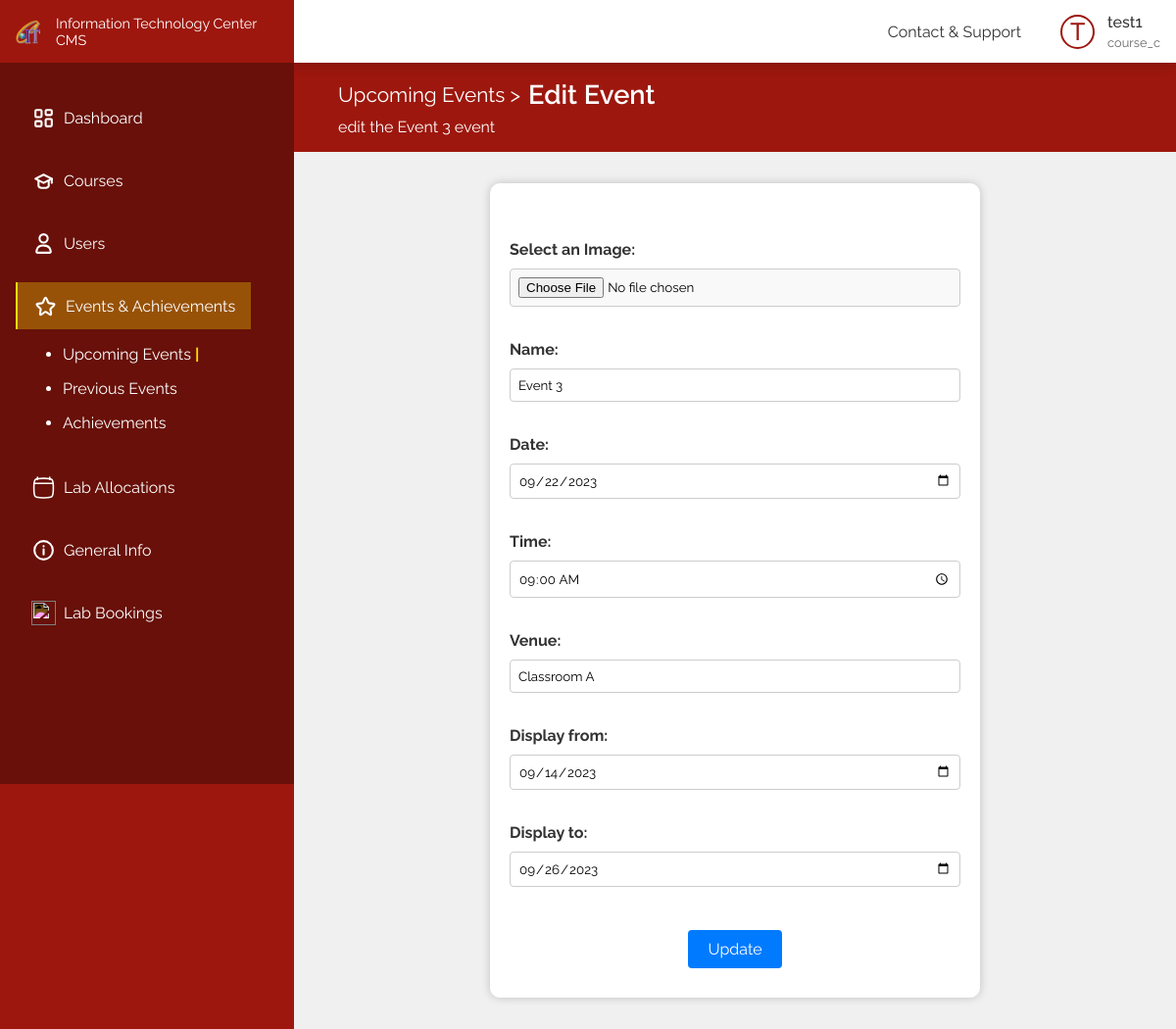
The app's page /pages/upcoming/edit.php?edit_id=3 (signed in) with its own data.
### tables this page shows
CREATE TABLE
    IF NOT EXISTS `user` (
        `u_id` int(10) UNSIGNED NOT NULL AUTO_INCREMENT,
        `user_name` varchar(50) NOT NULL,
        `email` varchar(100) NOT NULL,
        `password` varchar(255) NOT NULL,
        `contact` varchar(20) NOT NULL,
        `clearense` varchar(20) NOT NULL,
        PRIMARY KEY (`u_id`)
    );

CREATE TABLE
    IF NOT EXISTS `upcoming_event` (
        `e_id` int(11) NOT NULL AUTO_INCREMENT,
        `e_name` varchar(100) DEFAULT NULL,
        `e_date` date DEFAULT NULL,
        `e_time` time DEFAULT NULL,
        `e_venue` varchar(100) DEFAULT NULL,
        `e_img` varchar(1000) NOT NULL,
        `display_from` date NOT NULL,
        `display_to` date NOT NULL,
        `added_by` int(11) NOT NULL COMMENT 'f_key -userId',
        `published` tinyint(4) DEFAULT 0,
        PRIMARY KEY (`e_id`),
        KEY `fk_admin_id` (`added_by`)
    );

### backend/functions/upcomingevents.php (called while the page is built, shortened)
<?php
include_once $_SERVER['DOCUMENT_ROOT'] . "/config.php";
function getUpcomingEventById(int $eventId)
{
    global $conn;
    $sql = "SELECT * FROM  upcoming_event WHERE e_id= $eventId";
    $res = mysqli_query($conn, $sql);
    $result = array();
    if (mysqli_num_rows($res) > 0) {
        $row = mysqli_fetch_assoc($res);
        $result = $row;
    } else {
        $result = array('error' => mysqli_error($conn));
    }
    return $result;
}

### pages/upcoming/edit.php (the view, shortened to what this page needs)
<?php
include_once $_SERVER['DOCUMENT_ROOT'] . "/config.php";
include_once $_SERVER['DOCUMENT_ROOT'] . "/backend/functions/upcomingevents.php";
if ($_SERVER["REQUEST_METHOD"] == "GET") {
    $event_id = $_GET["edit_id"];
    $row = getUpcomingEventById($event_id);
    $event_name = $row['e_name'];
    $event_date = $row['e_date'];
    $event_time = $row['e_time'];
    $event_venue = $row['e_venue'];
    $event_display_from = $row['display_from'];
    $event_display_to = $row['display_to'];
}
?>
<!DOCTYPE html>
<html>
<head>
    <link rel="stylesheet" href="/css/addnewevent.css">
</head>
<body>
    <div class="flex-box">
        <div class="left">
            <?php
            include_once(APP_ROOT . "/includes/sidebar.php");
            ?>
        </div>
        <?php
        include_once(APP_ROOT . "/includes/header.php");
        ?>
        <div class="right">
            <div class="add-events">
                <div class="container">
                    <div class="title">
                        <div>
                            <h1><a href="./">Upcoming Events ></a>Edit Event</h1>
                            <p>edit the <?php echo $event_name; ?> event</p>
                        </div>
                    </div>
                </div>
                <div class="form-container">
                    <form action="/backend/api/upcoming/edit.php" method="POST" enctype="multipart/form-data">
                        <br><br>
                        <label for="e_img">Select an Image:</label>
                        <input type="file" name="e_img" id="e_img">
                        <br><br>
                        <label for="e_name">Name:</label>
                        <input type="text" name="e_name" id="e_name" value="<?php echo $event_name; ?>">
                        <br><br>
                        <label for="e_date">Date:</label>
                        <input type="date" name="e_date" id="e_date" value="<?php echo $event_date; ?>">
                        <br><br>
                        <label for="e_time">Time:</label>
                        <input type="time" name="e_time" id="e_time" value="<?php echo $event_time; ?>">
                        <br><br>
                        <label for="e_venue">Venue:</label>
                        <input type="text" name="e_venue" id="e_venue" value="<?php echo $event_venue; ?>">
                        <br><br>
                        <label for="display_from">Display from:</label>
                        <input type="date" name="display_from" id="display_from" value="<?php echo $event_display_from; ?>" required>
                        <br><br>
                        <label for="display_to">Display to:</label>
                        <input type="date" name="display_to" id="display_to" value="<?php echo $event_display_to; ?>" required>
                        <br><br>
                        <input type="submit" value="Update">
                    </form>
                </div>
            </div>
        </div>
    </div>
</body>
</html>

### includes/header.php (shortened to what this page needs)
<?php
include $_SERVER['DOCUMENT_ROOT'] . "/includes/header_core.php";
if (isset($_SESSION['user_id'])) {
  $user_id = $_SESSION['user_id'];
  $sql = "SELECT user_name, clearense FROM user WHERE u_id = ?";
  $stmt = $conn->prepare($sql);
  $stmt->bind_param("i", $user_id);
  $stmt->execute();
  $result = $stmt->get_result();
  if ($row = $result->fetch_assoc()) {
    $username = $row['user_name'];
    $role = $row['clearense'];
  }
}
?>
<!DOCTYPE html>
<html lang="en">
<head>
  <link rel="stylesheet" href="/css/header.css">
</head>
<body>
  <header>
    <div class="menu">
      <ul>
        <li><a href="/pages/contactNsupport.php">Contact & Support</a></li>
      </ul>
    </div>
    <div class="profile">
      <div class="img"><?php echo isset($username) ? strtoupper(substr($username, 0, 1)) : 'G'; ?></div>
      <h5><?php echo isset($username) ? $username : 'Guest'; ?></h5>
      <p><?php echo isset($role) ? $role : 'Guest'; ?></p>
    </div>
  </header>
</body>
</html>

### css/addnewevent.css (style rules this page uses)
.add-events body, h2, form { margin: 0; padding: 0; }
.add-events .form-container { display: flex; justify-content: center; align-items: center; width: 100%; background-color: #f0f0f0; }
.add-events form { background-color: #ffffff; padding: 20px; border-radius: 10px; box-shadow: 0 0 10px rgba(0, 0, 0, 0.2); text-align: left; width: 500px; margin: 2rem auto; }
.add-events label { display: block; margin-bottom: 10px; font-weight: bold; color: #333333; }
.add-events input[type="text"], .add-events input[type="number"], .add-events input[type="date"], .add-events input[type="time"] { width: 100%; padding: 8px; margin-bottom: 15px; border: 1px solid #ccc; border-radius: 4px; }
.add-events input[type="file"] { width: 100%; padding: 8px; margin-bottom: 15px; border: 1px solid #ccc; border-radius: 4px; background-color: #f9f9f9; }
.add-events input[type="submit"] { background-color: #007bff; color: #fff; padding: 10px 20px; border: none; border-radius: 4px; cursor: pointer; font-size: 16px; margin: 10px auto; display: block; }

### css/styles.css (style rules this page uses)
* { margin: 0; padding: 0; box-sizing: border-box; font-family: "Raleway", sans-serif; }
:root { --color-1: #9d170e; --color-2: #f9db08; --color-3: #305fa6; --color-4: #00b007; --color-5: #790483; --color-text-1: #333; --color-text-2: #666; --color-shade-1: #681009; }
.container { width: clamp(300px, 90%, 1440px); margin: auto; }
a { text-decoration: none; }
.flex-box { display: flex; }
.left { width: 300px; }
.right { width: calc(100% - 300px); padding-top: 4rem; }
.title { display: flex; align-items: center; justify-content: space-between; width: 100%; }
.title h1 { font-weight: 600; font-size: 1.7rem; margin-bottom: 0.5rem; display: flex; align-items: center; gap: 0.5rem; }
.title h1 a { display: inline; background: none; color: var(--color-text-1); opacity: 0.7; font-weight: 400; padding: 0; font-size: 1.3rem; }
.title a { display: flex; align-items: center; gap: 0.5rem; padding: 0.5rem 1rem; background-color: var(--color-4); color: white; font-weight: 500; border-radius: 5px; }

### css/header.css (style rules this page uses)
header { color: var(--color-text-1); box-shadow: 0 4px 10px rgba(0, 0, 0, 0.146); position: fixed; left: 0; top: 0; z-index: 10; background-color: white; display: flex; align-items: center; height: 4rem; gap: 0.5rem; width: 100%; padding: 0 1rem; }
.menu { display: flex; align-items: center; margin-left: auto; }
.menu ul { list-style: none; display: flex; gap: 1.2rem; }
.menu ul li { cursor: pointer; position: relative; font-weight: 400; font-size: 1rem; }
.menu ul li a { color: var(--color-text-1); }
.menu ul li:before { content: ""; position: absolute; bottom: -4px; left: 0; width: 0; height: 2px; background-color: transparent; transition: width 0.3s ease-in-out, background-color 0.3s ease-in-out; }
.profile { margin-left: 2rem; display: grid; grid-template-columns: 40px auto; gap: 0.25rem 0.5rem; align-items: center; cursor: pointer; }
.profile h5 { font-weight: 500; font-size: 1rem; }
.profile p { grid-column: 2; font-size: 0.8rem; color: var(--color-text-2); }
.profile .img { display: flex; font-size: 25px; align-items: center; justify-content: center; font-weight: 500; height: 35px; width: 35px; border-radius: 50%; grid-row: 1/3; border: 2px solid var(--color-1); color: var(--color-1); }

### pages/upcoming/edit.php (style rules this page uses)
.container { padding: 1rem 0; background-color: var(--color-1); box-shadow: 0 0 0 1000px var(--color-1); }
.container .title { filter: invert(); }
.container .title a { opacity: 1; color: black; }

### records on screen
user: user_name "T", user_name "test1", clearense "course_c"
upcoming_event: e_name "Event 3", e_date "09/22/2023", e_time "09:00:00", e_venue "Classroom A", display_from "09/14/2023", display_to "09/26/2023"
